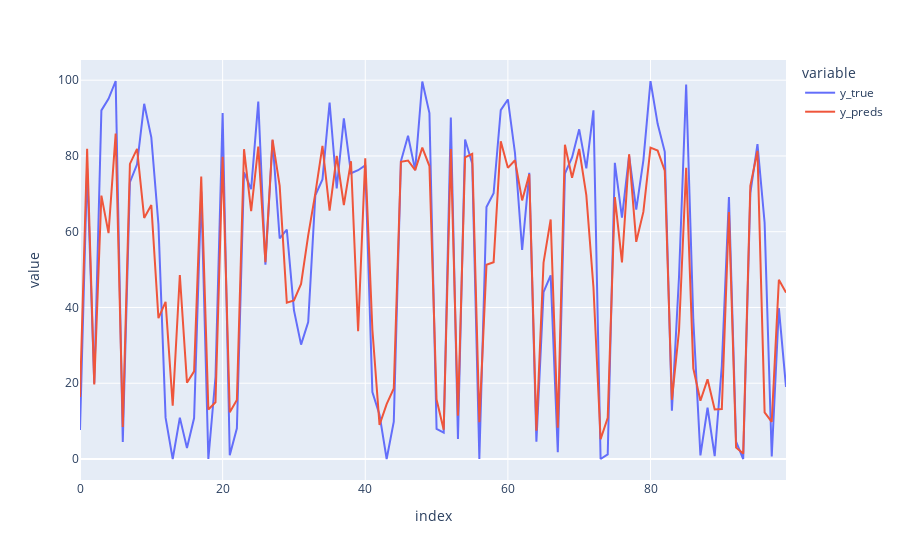

Here is the notebook cell this chart was saved with:
### Code cell
import plotly.express as px

df = pd.DataFrame({"y_true": y_true, "y_preds": y_preds}).head(100)
fig = px.line(df, y=["y_true", "y_preds"], title='')
fig.show()
